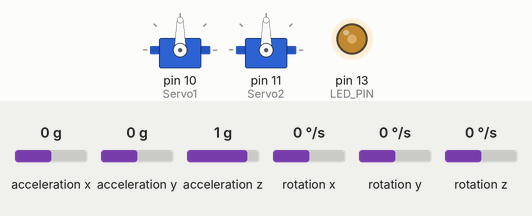
The sketch below on a simulated Arduino Uno, built with avr-gcc and run on an emulated ATmega328P. Shown: 2 × servo, output pins drawn as LEDs (lit = HIGH). Inputs (shaded band) come from the test bench; at power-on: acceleration x 0 g, acceleration y 0 g, acceleration z 1 g, rotation x 0 °/s, rotation y 0 °/s, rotation z 0 °/s. What the sketch prints to the serial monitor is not drawn.

Above: at 3.2 s.
3.3 s: acceleration x set to -1.4 g
At 3.45 s:
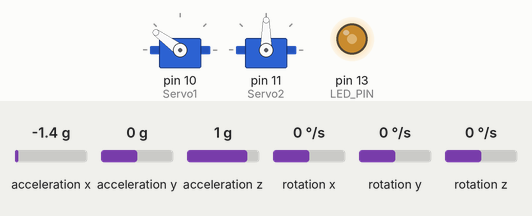
6.3 s: acceleration y set to -1.4 g
At 7.43 s:
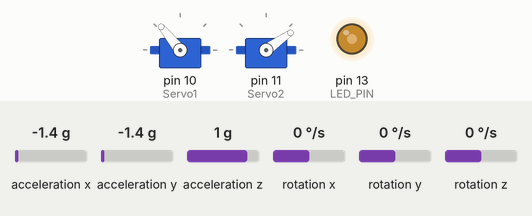
9.3 s: acceleration z set to -1.4 g
At 9.41 s:
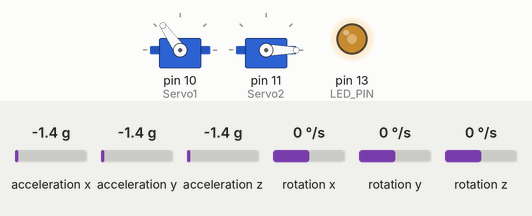
12.3 s: acceleration x set to -0.8 g
At 12.41 s:
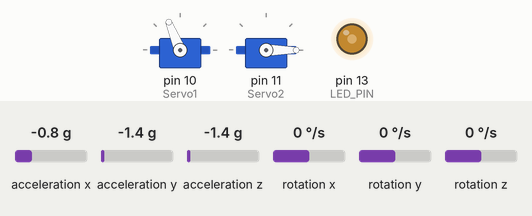
15.3 s: acceleration y set to -0.1 g
At 15.59 s:
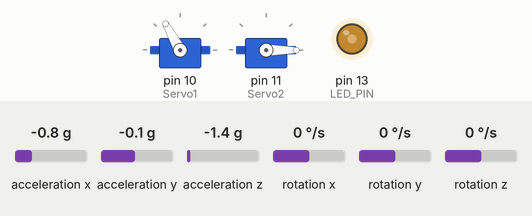
18.3 s: acceleration y set to 0.2 g
At 18.57 s:
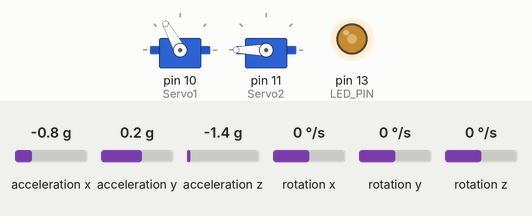
Timing chart, 0 to 22.3 s (numbered marks = the images above; inputs shaded):
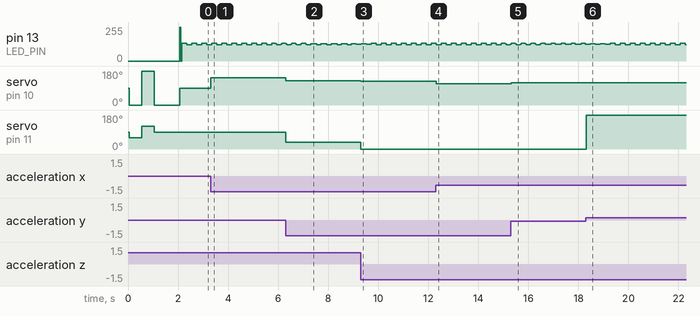

Measured:
- the behaviour switches between 0 and 0.1 g on acceleration y (found by bisection; images 5 and 6)
- after the input at 3.3 s, servo on pin 10 (Servo1): 90° → 144° at once
- after the input at 6.3 s, servo on pin 10 (Servo1): 144° → 129° at once; servo on pin 11 (Servo2): 90° → 35° at once
- after the input at 9.3 s, servo on pin 10 (Servo1): 129° → 125° at once; servo on pin 11 (Servo2): 35° → 0° at once
- after the input at 12.3 s, servo on pin 10 (Servo1): 125° → 112° at once
- after the input at 15.3 s, servo on pin 10 (Servo1): 112° → 119° at once
- after the input at 18.3 s, servo on pin 11 (Servo2): 0° → 180° at once

The sketch:

tremelo.ino
```cpp
#include <Servo.h>
#include "I2Cdev.h"
#include "MPU6050_6Axis_MotionApps20.h"
#if I2CDEV_IMPLEMENTATION == I2CDEV_ARDUINO_WIRE
#include "Wire.h"
#endif

#define LED_PIN 13
bool blinkState = true;

Servo Servo1;
Servo Servo2;

int Servo1Pos = 0;
int Servo2Pos = 0;

float mpuPitch = 0;
float mpuRoll = 0;
float mpuYaw = 0;


MPU6050 mpu;

uint8_t mpuIntStatus;
uint8_t devStatus;
uint16_t packetSize;
uint16_t fifoCount;
uint8_t fifoBuffer[64];


Quaternion q;
VectorInt16 aa;
VectorInt16 aaReal;
VectorInt16 aaWorld;
VectorFloat gravity;
float ypr[3];
#define PITCH   1
#define ROLL  2
#define YAW   0


void setup()
{

  Servo1.attach(10);
  Servo2.attach(11);
  delay(50);
  Servo1.write(0);
  Servo2.write(60);
  delay(500);
  Servo1.write(180);
  Servo2.write(120);
  delay(500);
  Servo1.write(0);
  Servo2.write(90);
  delay(500);


#if I2CDEV_IMPLEMENTATION == I2CDEV_ARDUINO_WIRE
  Wire.begin();
  TWBR = 24;
#elif I2CDEV_IMPLEMENTATION == I2CDEV_BUILTIN_FASTWIRE
  Fastwire::setup(400, true);
#endif

  Serial.begin(115200);
  while (!Serial);


  Serial.println(F("Initializing I2C devices..."));
  mpu.initialize();


  Serial.println(F("Testing device connections..."));
  Serial.println(mpu.testConnection() ? F("MPU6050 connection successful") : F("MPU6050 connection failed"));


  Serial.println(F("Initializing DMP"));
  devStatus = mpu.dmpInitialize();


  mpu.setXGyroOffset(118);
  mpu.setYGyroOffset(-44);
  mpu.setZGyroOffset(337);
  mpu.setXAccelOffset(-651);
  mpu.setYAccelOffset(670);
  mpu.setZAccelOffset(1895);


  if (devStatus == 0)
  {

    Serial.println(F("Enabling DMP"));
    mpu.setDMPEnabled(true);

    Serial.println(F("Enabling interrupt detection (Arduino external interrupt 0)"));
    mpuIntStatus = mpu.getIntStatus();


    packetSize = mpu.dmpGetFIFOPacketSize();
  }
  else
  {

    Serial.print(F("DMP Initialization failed code = "));
    Serial.println(devStatus);
  }


  pinMode(LED_PIN, OUTPUT);

}
void loop(void)
{
  processAccelGyro();
}

void processAccelGyro()
{


  mpuIntStatus = mpu.getIntStatus();


  fifoCount = mpu.getFIFOCount();


  if ((mpuIntStatus & 0x10) || fifoCount == 1024)
  {

    mpu.resetFIFO();
    Serial.println(F("FIFO overflow!"));
    return;
  }

  if (mpuIntStatus & 0x02)
  {

    if (fifoCount < packetSize)
      return;


    mpu.getFIFOBytes(fifoBuffer, packetSize);


    fifoCount -= packetSize;


    mpu.resetFIFO();


    mpu.dmpGetQuaternion(&q, fifoBuffer);
    mpu.dmpGetGravity(&gravity, &q);
    mpu.dmpGetYawPitchRoll(ypr, &q, &gravity);
    mpuPitch = ypr[PITCH] * 180 / M_PI;
    mpuRoll = ypr[ROLL] * 180 / M_PI;
    mpuYaw  = ypr[YAW] * 180 / M_PI;

    mpu.resetFIFO();

    blinkState = !blinkState;
    digitalWrite(LED_PIN, blinkState);

    mpu.resetFIFO();

    Servo1.write(-mpuPitch + 90);
    Servo2.write(mpuRoll + 90);


    mpu.resetFIFO();

  }
}
```
